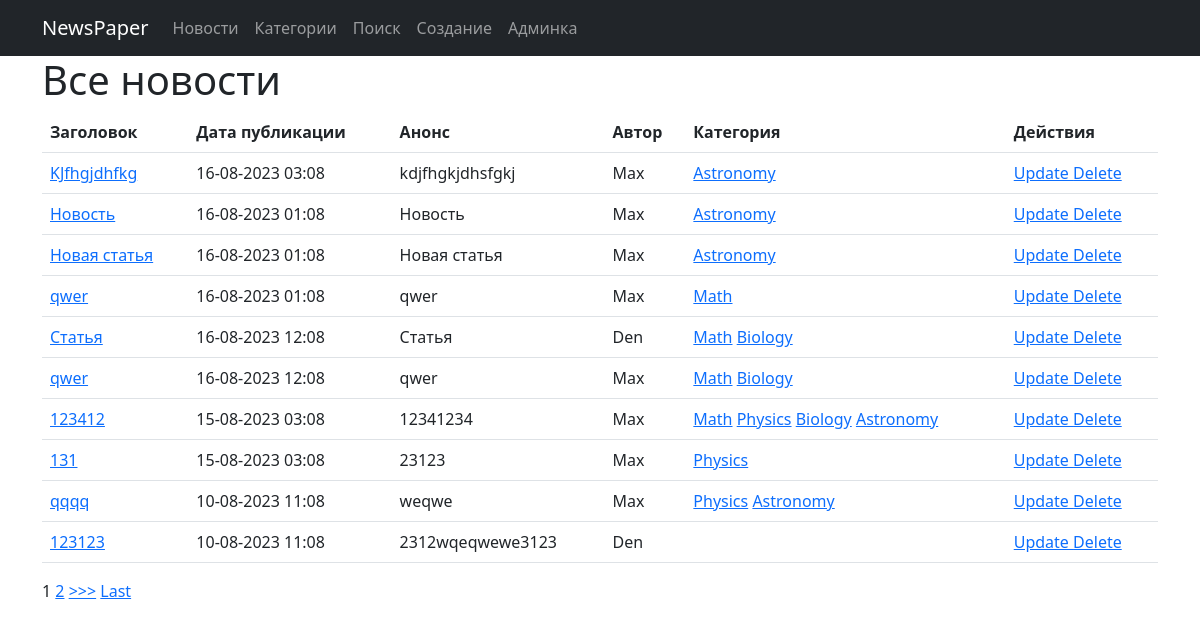
The page /news/ on the database as committed earlier.
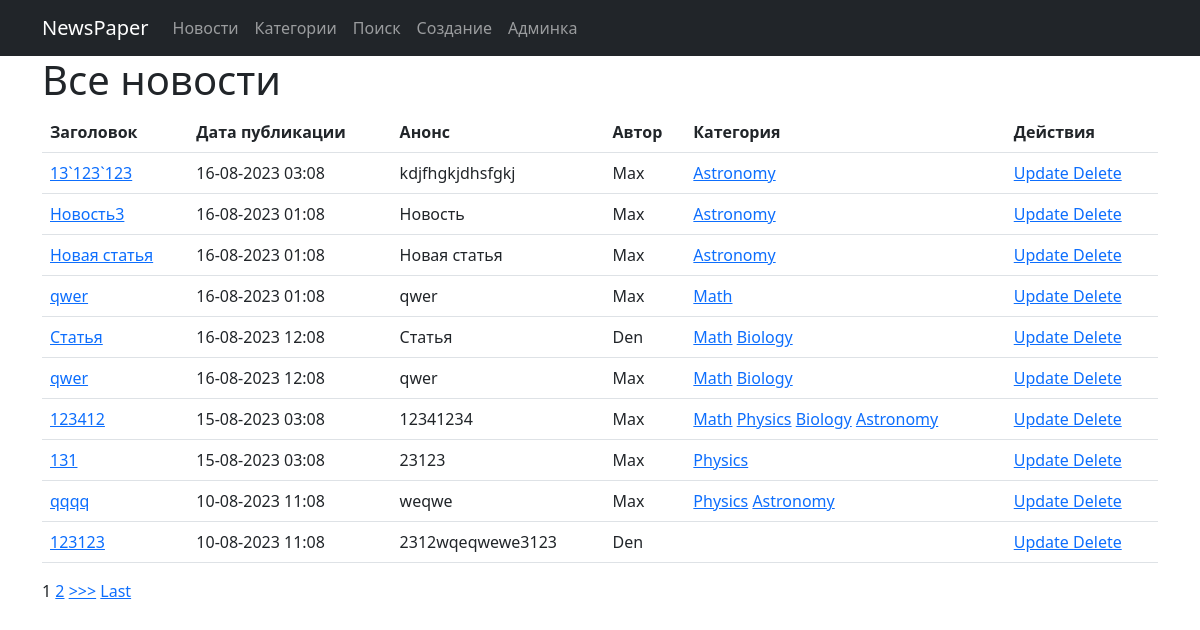
The same page on the database as committed later.
### news/models.py (models this page shows, shortened)
class Post(models.Model):
    author = models.ForeignKey(Author, on_delete=models.CASCADE)
    NEWS = 'NW'
    ARTICLE = 'AR'
    CATEGORY_CHOICES = (
        (NEWS, 'Новость'),
        (ARTICLE, 'Статья'),
    )
    categoryType = models.CharField(max_length=2, choices=CATEGORY_CHOICES, default=ARTICLE)
    dateCreation = models.DateTimeField(auto_now_add=True)
    postCategory = models.ManyToManyField(Category, through='PostCategory')
    title = models.CharField(max_length=128)
    text = models.TextField()
    rating = models.SmallIntegerField(default=0)

class Author(models.Model):
    authorUser = models.OneToOneField(User, on_delete=models.CASCADE)
    ratingAuthor = models.SmallIntegerField(default=0)

### news/views.py (the view)
# urls.py: path('', PostsList.as_view(), name='posts'),
class PostsList(ListView):
    model = Post
    template_name='news/newslist.html'
    context_object_name='posts'
    ordering = ['-dateCreation'] # сортировка с помощью дженерика
    paginate_by = 10

### news/models.py (called while the page is built)
    def __str__(self):
        return f'{self.name}'

### news/templatetags/custom_filters.py (called while the page is built)
@register.filter(name='censor')
def censor(value):
    for i in CENSORED_WORDS:
        if i in value:
            value = value.replace(i,'*'*len(i))
    return value

### news/templates/news/newslist.html (shortened to what this page needs)
{% extends 'layout/default.html' %}
{% load custom_filters %}
{% block content %}
    <h1>Все новости</h1>
    {% if posts %}
        <table  class="table table-hover">
            <tr>
                <th scope="col">
                    Заголовок
                </th>
                <th scope="col">
                    Дата публикации
                </th>
                <th scope="col">
                    Анонс
                </th>
                <th scope="col">
                    Автор
                </th>
                <th scope="col">
                    Категория
                </th>
                <th scope="col">
                    Действия
                </th>
            </tr>
            {% for p in posts %}
            <tr>
                <td>
                    <a href="{% url 'news:post_detail' p.id %}">
                        {{p.title|censor}}
                    </a>
                </td>
                <td>
                    {{p.dateCreation|date:'d-m-Y h:m'}}
                </td>
                <td>
                    {{p.text|truncatechars:50|censor}}
                </td>
                <td>
                    {{p.author.authorUser}}
                </td>
                <td>
                    {% for category in p.postCategory.all %}
                    <a href="{% url 'news:category' category.id %}">{{category}}</a>
                    {% endfor %}
                </td>
                <td>
                    <a href="{% url 'news:post_update' p.id %}">
                        Update
                    </a>
                    <a href="{% url 'news:post_delete' p.id %}">
                        Delete
                    </a>
                </td>
            </tr>
            {% endfor %}
        </table>
        {% include 'news/parts/paginator.html' %}
        {% else %}
        <h3>Нет новостей</h3>
    {% endif %}
{% endblock content %}

Rows that differ between the two databases and show on the page:
changed Post "kdjfhgkjdhsfgkj": title|censor "KJfhgjdhfkg" → "13`123`123"
changed Post "Новость": title|censor "Новость" → "Новость3"
